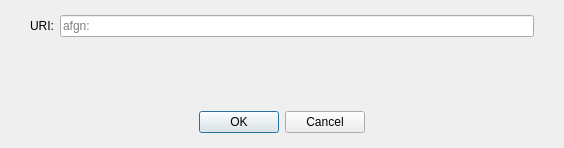
<?xml version="1.0" encoding="UTF-8"?>
<ui version="4.0">
 <class>OpenURIDialog</class>
 <widget class="QDialog" name="OpenURIDialog">
  <property name="geometry">
   <rect>
    <x>0</x>
    <y>0</y>
    <width>564</width>
    <height>148</height>
   </rect>
  </property>
  <property name="windowTitle">
   <string>Open afgn URI</string>
  </property>
  <layout class="QVBoxLayout" name="verticalLayout">
   <property name="leftMargin">
    <number>0</number>
   </property>
   <property name="topMargin">
    <number>15</number>
   </property>
   <property name="rightMargin">
    <number>0</number>
   </property>
   <property name="bottomMargin">
    <number>0</number>
   </property>
   <item>
    <layout class="QHBoxLayout" name="horizontalLayout">
     <property name="leftMargin">
      <number>30</number>
     </property>
     <property name="rightMargin">
      <number>30</number>
     </property>
     <item>
      <widget class="QLabel" name="label">
       <property name="text">
        <string>URI:</string>
       </property>
      </widget>
     </item>
     <item>
      <widget class="QValidatedLineEdit" name="uriEdit">
       <property name="placeholderText">
        <string notr="true">afgn:</string>
       </property>
      </widget>
     </item>
    </layout>
   </item>
   <item>
    <spacer name="verticalSpacer">
     <property name="orientation">
      <enum>Qt::Vertical</enum>
     </property>
     <property name="sizeHint" stdset="0">
      <size>
       <width>20</width>
       <height>40</height>
      </size>
     </property>
    </spacer>
   </item>
   <item>
    <widget class="QWidget" name="buttonsContainerWhite" native="true">
     <layout class="QHBoxLayout" name="horizontalLayout_2">
      <property name="leftMargin">
       <number>30</number>
      </property>
      <property name="topMargin">
       <number>15</number>
      </property>
      <property name="rightMargin">
       <number>30</number>
      </property>
      <property name="bottomMargin">
       <number>15</number>
      </property>
      <item>
       <widget class="QDialogButtonBox" name="buttonBox">
        <property name="orientation">
         <enum>Qt::Horizontal</enum>
        </property>
        <property name="standardButtons">
         <set>QDialogButtonBox::Cancel|QDialogButtonBox::Ok</set>
        </property>
        <property name="centerButtons">
         <bool>true</bool>
        </property>
       </widget>
      </item>
     </layout>
    </widget>
   </item>
  </layout>
 </widget>
 <customwidgets>
  <customwidget>
   <class>QValidatedLineEdit</class>
   <extends>QLineEdit</extends>
   <header>qt/qvalidatedlineedit.h</header>
  </customwidget>
 </customwidgets>
 <resources/>
 <connections>
  <connection>
   <sender>buttonBox</sender>
   <signal>accepted()</signal>
   <receiver>OpenURIDialog</receiver>
   <slot>accept()</slot>
   <hints>
    <hint type="sourcelabel">
     <x>248</x>
     <y>254</y>
    </hint>
    <hint type="destinationlabel">
     <x>157</x>
     <y>274</y>
    </hint>
   </hints>
  </connection>
  <connection>
   <sender>buttonBox</sender>
   <signal>rejected()</signal>
   <receiver>OpenURIDialog</receiver>
   <slot>reject()</slot>
   <hints>
    <hint type="sourcelabel">
     <x>316</x>
     <y>260</y>
    </hint>
    <hint type="destinationlabel">
     <x>286</x>
     <y>274</y>
    </hint>
   </hints>
  </connection>
 </connections>
</ui>
